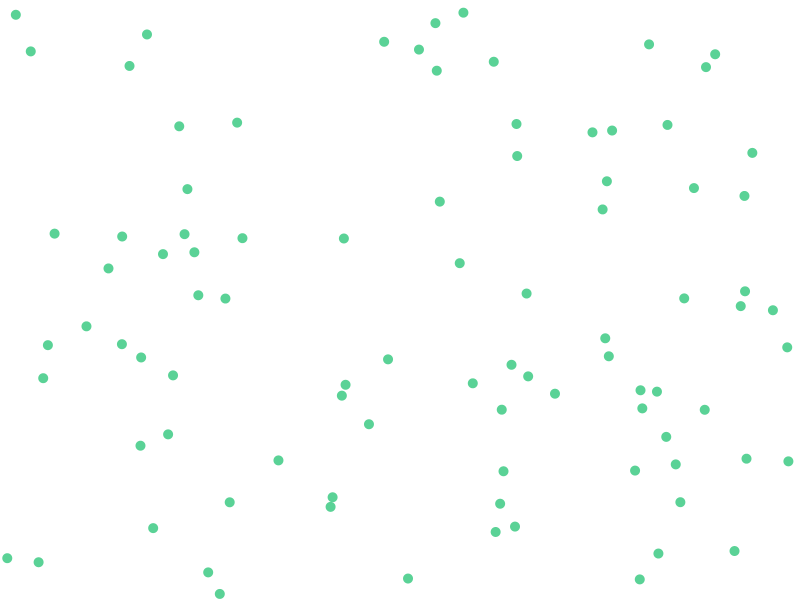
Frame 1 (no input)
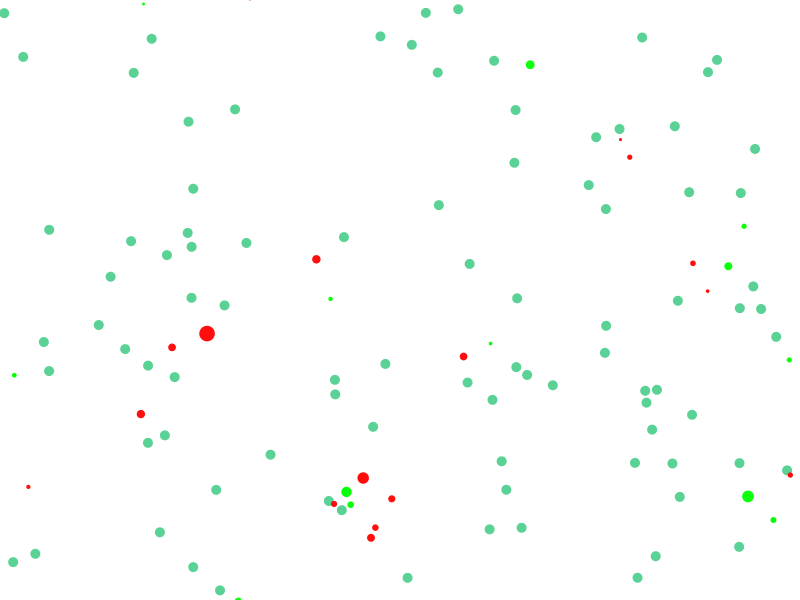
Frame 60 (the mouse pressed at the canvas centre just before this capture)
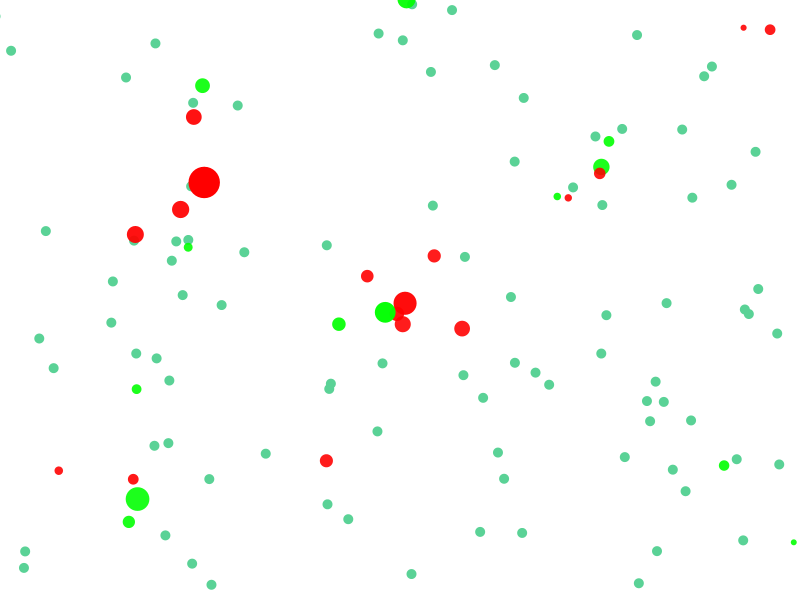
Frame 120 (the mouse held since frame 60 and released just before this capture)

The Processing sketch that drew these frames (run headless with seeded random() and noise(); from frame 60 on, the mouse is pressed at the canvas centre):

// Processing sketch: design211106E
// ── design211106E.pde
World world; 
void setup() {
  size(800, 600);
  frameRate(60);
  world = new World(90, 30);
}
void draw() {
  background(255);
  world.update();
}

// ── Creature.pde
class Creature {
  PVector position,acceleration,velocity; 
  float lifetime,maxspeed,maxforce;    
  float size,r;            
  float maxLifetime,maxSize,health,maxHealth;
  DNA dna;          
  DNA fatherDNA;
  float alignWeight;
  float breedProbability,matingProbability; 
  float xoff,yoff;  
  float periphery = PI/2; 
  Boolean gender,isRut,isPregnancy; 
  color col;   
  Creature(PVector pos, DNA initDNA) {
    position=pos.copy();
    dna = initDNA;
    lifetime = map(dna.genes.get("lifetime"), 0, 1, 0, 1);
    maxspeed = map(dna.genes.get("speed"), 0, 1, 0, 1);
    size = map(dna.genes.get("size"), 0, 1, 0, 1);
    maxforce = 0.05;
    breedProbability = 0.005;
    alignWeight = 1;
    xoff = random(1000);
    yoff = random(1000);
    float vx = map(noise(xoff), 0, 1, -maxspeed, maxspeed);
    float vy = map(noise(yoff), 0, 1, -maxspeed, maxspeed);
    velocity = new PVector(vx, vy);
    acceleration = new PVector(0, 0);
    isRut = false;
    isPregnancy = false;
  }
  void update() {
    move();
    borders();
    display();
    lifetime-=0.01;
  }
  void move() {
    velocity.add(acceleration);
    velocity.limit(maxspeed);  
    position.add(velocity); 
    acceleration.mult(0); 
  }
  void display() {
    ellipseMode(CENTER);
    stroke(0);
    fill(0, lifetime);
    ellipse(position.x, position.y, r, r);
  }  
  void applyForce(PVector force) {
    acceleration.add(force);
  }
  void flock(ArrayList<? extends Creature> Creatures) {
    PVector ali = align(Creatures);      
    ali.mult(alignWeight);
    applyForce(ali);
  }
  PVector seek(PVector target) {
    PVector desired = PVector.sub(target, position);  
    desired.normalize();
    desired.mult(maxspeed);
    PVector steer = PVector.sub(desired, velocity);
    steer.limit(maxforce);
    return steer;
  }
  PVector align (ArrayList<? extends Creature> creatures) {
    float neighbordist = r * 3;
    PVector sum = new PVector(0, 0);
    int count = 0;
    for (Creature other : creatures) {
      float d = PVector.dist(position, other.position);
      if ((d > 0) && (d < neighbordist)) {
        sum.add(other.velocity);
        count++;
      }
    }
    if (count > 0) {
      sum.div((float)count);
      sum.normalize();
      sum.mult(maxspeed);
      PVector steer = PVector.sub(sum, velocity);
      steer.limit(maxforce);
      return steer;
    } else {
      return new PVector(0, 0);
    }
  }
  void rut() {
    if (r >= maxSize && health>maxHealth/2) {
      if (!isRut && !isPregnancy) {
        if (random(1)<matingProbability) {
          isRut = true;
          if (gender) {
            col = color(100, 0, 0);
          } else {
            col = color(0, 100, 0);
          }
        }
      }
    }
  }
  PVector mating(ArrayList<? extends Creature> creatures) {
    float neighbordist = r * 15;
    if (isRut) {
      for (Creature other : creatures) {
        if (other.isRut && gender != other.gender) {
          float d = PVector.dist(position, other.position);
          if ( (d < neighbordist) && (d>r)) {
            return seek(other.position);
          } else if (d<r) { 
            isRut = false;
            other.isRut = false;
            if (gender) {
              col = color(255, 0, 0);
              other.col = color(0, 255, 0);
              isPregnancy = true;
              fatherDNA = other.dna;
            } else {
              col = color(0, 255, 0);
              other.col = color(255, 0, 0);
              other.isPregnancy = true;
              other.fatherDNA = dna;
            }
          }
        }
      }
    }
    return new PVector(0, 0);
  }
  PVector foraging(ArrayList<? extends Creature> creatures) {
    float neighbordist = r * 10;
    for (Creature c:creatures) {
      PVector comparison = PVector.sub(c.position, position);
      float d = PVector.dist(position, c.position);
      float  diff = PVector.angleBetween(comparison, velocity);
      if ((diff < periphery) && (d < neighbordist)) {
        return seek(c.position);
      }
    }
    return new PVector(0, 0);
  }

  public Creature  breed() {
    return null;
  };
  void borders() {
    if (position.x < -r) position.x = width+r;
    if (position.y < -r) position.y = height+r;
    if (position.x > width+r) position.x = -r;
    if (position.y > height+r) position.y = -r;
  }
  boolean dead() {
    if (lifetime<0.0) {
      return true;
    } else {
      return false;
    }
  }
  public float getLifetime() {
    return lifetime;
  }
  public void setLifetime(float lifetime) {
    this.lifetime=lifetime;
  }
  public float getMaxspeed() {
    return maxspeed;
  }
  public void setMaxspeed(float speed) {
    maxspeed=speed;
  }
  public float getSize() {
    return size;
  }
  public void setSize(float size) {
    this.size=size;
  }
}

// ── DNA.pde
class DNA {

  private HashMap<String, Float> genes=new HashMap<String,Float>();

  DNA() {
    genes.put("lifetime", random(0, 1.0));
    genes.put("speed", random(0, 1.0));
    genes.put("size", random(0, 1.0));
  }

  DNA(HashMap newgenes) {
    genes=newgenes;
  }

  public DNA dnaCopy() {
    HashMap<String, Float> childGenes = (HashMap<String,Float>)genes.clone();
    
    return new DNA(childGenes);
  }
  
  public DNA dnaCross(DNA fatherDNA){
    HashMap<String, Float> childGenes = (HashMap<String,Float>)genes.clone();
    HashMap<String, Float> fatherGenes = fatherDNA.genes;
    float lifetime = (fatherGenes.get("lifetime") + genes.get("lifetime"))/2;
    childGenes.put("lifetime",lifetime);
    float speed = (fatherGenes.get("speed") + genes.get("speed"))/2;
    childGenes.put("speed",speed);
    float size = (fatherGenes.get("size") + genes.get("size"))/2;
    childGenes.put("size",size);
    
    return new DNA(childGenes);
  }
  
  public void mutate(float m) {
    for (String key : genes.keySet()) {
      if (random(1)<m) {
        genes.put(key, random(0, 1));
      }
    }
  }
}

// ── Flea.pde
class Flea extends Creature {
  Flea(PVector pos, DNA initDNA) {
    super(pos, initDNA);
    health = 100;
    maxHealth = 100;
    breedProbability = 0.01;
    matingProbability = 0.01; 
    float lifetime = getLifetime();
    float speed = getMaxspeed();
    float size = getSize();
    lifetime = map(lifetime, 0, 1, 0.2, 0.7); 
    speed = map(speed, 0, 1, 0.5, 1);
    size = map(size, 0, 1, 0.5, 1);
    setLifetime(lifetime*50);
    setMaxspeed(speed*5);
    setSize(size*50);
    maxLifetime=getLifetime();
    maxSize = getSize();
    velocity = new PVector(random(-maxspeed, maxspeed), random(-maxspeed, maxspeed));
    velocity = velocity.limit(maxspeed);
    if (random(0, 1)<= 0.5) {
      gender = true;
    } else {
      gender = false;
    }
    if (gender) {
      col = color(255, 0, 0);
    } else {
      col = color(0, 255, 0);
    }
    alignWeight = 2;
    isRut = false;
  }
    void update() {
    rut();
    move(); 
    borders();
    display();
    health -= 0.15; 
    lifetime-=0.03;
    if (health<maxHealth/2) {
      isRut = false;
    }
  }
    void display() {
    r = map(lifetime, maxLifetime, 0, 0, 2*maxSize);
    if (r>=maxSize) {
      r = maxSize;
    }
    float alpha = map(health, 0, maxHealth, 100, 255);
    println(health);
    ellipseMode(RADIUS);
    fill(col, alpha);
    strokeWeight(r/30);
    pushMatrix();
    translate(position.x, position.y);
    line(0, 0+0.75*r, 0-r/sqrt(2), 0+0.75*r+r/sqrt(2));
    line(0, 0+0.75*r, 0+r/sqrt(2), 0+0.75*r+r/sqrt(2));
    ellipse(0, 0, r/2, r/2);
    popMatrix();
  }
    void flock(ArrayList<? extends Creature> Creatures) {
    if (isRut) {
      PVector mat = mating(Creatures);  
      PVector ali = align(Creatures);        
      mat.mult(5);
      ali.mult(alignWeight);
      applyForce(mat);
      applyForce(ali);
    } else {  
      PVector ali = align(Creatures);       
      ali.mult(alignWeight);
      applyForce(ali);
    }
  }
    Flea breed() {
    if (isPregnancy && random(1) < breedProbability) {
      DNA childDNA = dna.dnaCross(fatherDNA);
      childDNA.mutate(0.01); 
      return new Flea(position, childDNA);
    } else {
      return null;
    }
  }
    void move() {
    velocity.add(acceleration); 
    velocity.limit(maxspeed);   
    position.add(velocity);  
    acceleration.mult(0);    
  }
    PVector align (ArrayList<? extends Creature> creatures) {
    float neighbordist = size * 2;
    PVector sum = new PVector(0, 0);
    int count = 0;
    for (Creature other : creatures) {
      PVector comparison = PVector.sub(other.position, position);
      float d = PVector.dist(position, other.position);
      float  diff = PVector.angleBetween(comparison, velocity);
      if ((diff < periphery) && (d > 0) && (d < neighbordist)) {
        sum.add(other.velocity);
        count++;
      }
    }
    if (count > 0) {
      sum.div((float)count);
      sum.normalize();
      sum.mult(maxspeed);
      PVector steer = PVector.sub(sum, velocity);
      steer.limit(maxforce);
      return steer;
    } else {
      return new PVector(0, 0);
    }
  }
  void eat(ArrayList<Plant> plants) {
    if (health<100) {
      for (Plant p : plants) {
        float d = PVector.dist(position, p.position);
        if (d<r) {
          p.health-=5;
          health+=0.5;
          break;
        }
      }
    }
  }
    boolean dead() {
    if (lifetime<0.0 || health<0.0) {
      return true;
    } else {
      return false;
    }
  }
}

// ── Plant.pde
class Plant extends Creature { 
  Plant(PVector pos, DNA initDNA) {
    super(pos, initDNA);
    float lifetime = getLifetime();
    float speed = getMaxspeed();
    float size = getSize();
    lifetime = map(lifetime, 0, 1, 0.5, 1);
    speed = map(speed, 0, 1, 0.5, 1);
    size = map(size, 0, 1, 0.5, 1);
    setLifetime(lifetime*7);
    setMaxspeed(speed*0.5);
    setSize(size*100);
    maxLifetime=getLifetime();
    maxSize = getSize();
    breedProbability = 0.004;
  }
    void display() {
    ellipseMode(CENTER);
    noStroke();
    r=map(lifetime, maxLifetime, 0, 0, 2*maxSize);
    if (r>maxSize) {
      r = maxSize;
    }
    fill(90,210,150);
    ellipse(position.x, position.y, 10, 10);
  }
    Plant breed() {
    if (r==maxSize&&random(1) < breedProbability) {
      DNA childDNA = dna.dnaCopy();
      childDNA.mutate(0.01); 
      PVector childPosition = new PVector(random(position.x-100, position.x+100), 
        random(position.y-100, position.y+100));
      return new Plant(childPosition, childDNA);
    } else {
      return null;
    }
  }
    void move() {
    float vx = map(noise(xoff), 0, 1, -maxspeed, maxspeed);
    float vy = map(noise(yoff), 0, 1, -maxspeed, maxspeed);
    velocity = new PVector(vx, vy); 
    xoff += 0.01;
    yoff += 0.01;
    velocity.add(acceleration); 
    velocity.limit(maxspeed);  
    position.add(velocity);  
    acceleration.mult(0);    
  }
    boolean dead() {
    if (lifetime<0.0) {
      return true;
    } else {
      return false;
    }
  }
}

// ── World.pde
class World{
  ArrayList<Flea> fleas;
  ArrayList<Plant> plants;
  World(int plantsNum, int fleasNum) {
    plants = new ArrayList<Plant>();
    for (int i=0; i<plantsNum; i++) {
      PVector pos = new PVector(random(width), random(height));
      plants.add(new Plant(pos, new DNA()));
    }
    fleas = new ArrayList<Flea>();
    for (int i=0; i<fleasNum; i++) {
      PVector pos = new PVector(random(width), random(height));
      fleas.add(new Flea(pos, new DNA()));
    }
  }
  void update() {
    for (int i = plants.size()-1; i >= 0; i--) {
      Plant p = plants.get(i);
      p.update();
      if (p.dead()) {
        plants.remove(i);
      }
      Plant newP = p.breed();
      if (newP!=null) {
        plants.add(newP);
      }
    }
    for (Flea f : fleas) {
      f.flock(fleas);
    }
    for (int i = fleas.size()-1; i >= 0; i--) {
      Flea f = fleas.get(i);
      f.update();
      f.eat(plants);
      if (f.dead()) {
        fleas.remove(i);
      }
      Flea newP = f.breed();
      if (newP!=null) {
        fleas.add(newP);
      }
    }
  }
  float getFleaNum() {
    return fleas.size();
  }
  float getPlantNum() {
    return plants.size();
  }
  void addFlea(PVector pvector) {
    fleas.add(new Flea(pvector, new DNA()));
  }
  void addPlant(PVector pvector) {
    plants.add(new Plant(pvector, new DNA()));
  }
  void reducePlant() {
    plants.remove(0);
  }
  void reduceFlea() {
    fleas.remove(0);
  }
}
